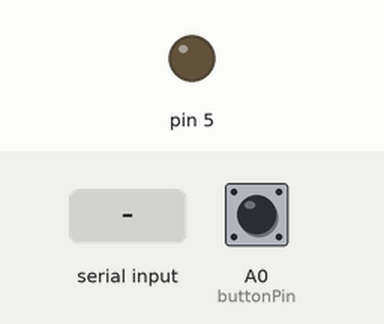
Recording of a sketch running on a simulated Arduino Uno, built with avr-gcc and run on an emulated ATmega328P. On the bench: output pins drawn as LEDs (lit = HIGH). The test bench sets the inputs (shaded band); at power-on: A0 (buttonPin) LOW.

Above: at 1.2 s.
1.3 s: "1" received over Serial
At 2.0 s:
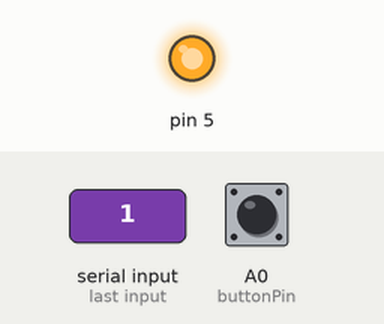
4.4 s: "0" received over Serial
At 5.6 s:
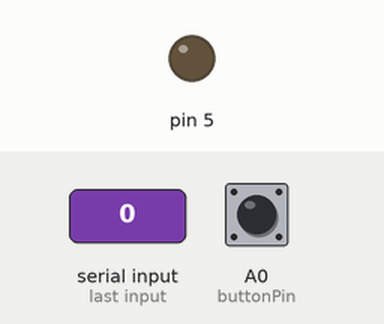
Timing chart, 0 to 7.4 s (numbered marks = the images above; inputs shaded):
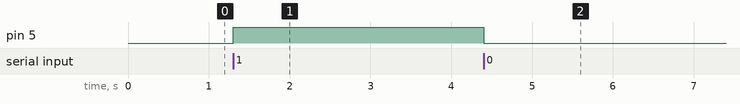

The sketch:

arduinobit.ino
```cpp
const int  buttonPin = A0;
int inState = 0 , outState = LOW ;

// Remove chattering
int NO_READ_COUNTDOWN_MAX = 1000 ;
int noReadCount = 0 ;

void setup() {
  /*----input----*/
  pinMode(buttonPin, INPUT);
  /*----output----*/
  pinMode(5,OUTPUT);
  /*----Serial----*/
  Serial.begin(9600);
}

void loop() {
  char inChar = (char)Serial.read() ;
  if( inChar == '1' && outState == LOW ){
    outState = HIGH ;
    setLED(outState);
  } else if (inChar == '0' && outState == HIGH){
    outState = LOW ;
    setLED(outState);
  }

  if( noReadCount!=0 ){
    --noReadCount ;
    return ;
  }
  int curState = digitalRead(buttonPin);

  if(inState!=curState){
    inState=curState;
    sendSerial(curState);

    noReadCount = NO_READ_COUNTDOWN_MAX ;
  }

}

void setLED(int state){
  if (state == HIGH) {
    digitalWrite(5,HIGH);
  }else{
    digitalWrite(5,LOW);
  }
}

void sendSerial(int state){
  if (state == HIGH) {
      Serial.print("1");
  }else{
      Serial.print("0");
  }
}
```

Measured:
- after the input at 1.3 s, pin 5: LOW → HIGH at once
- after the input at 4.4 s, pin 5: HIGH → LOW at once
